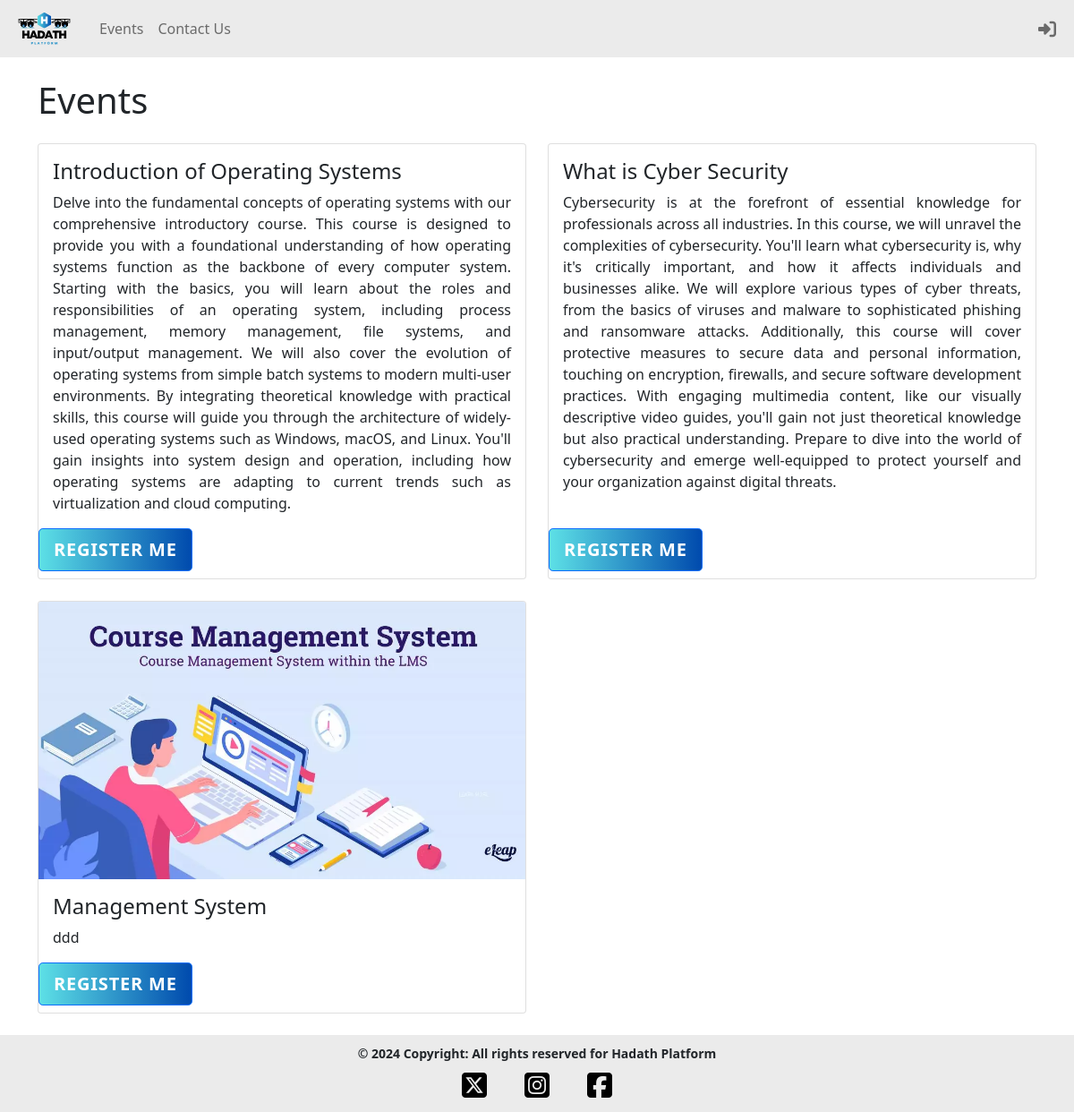
/guestAttendeeEventsPage.php, run on the app's committed database.
### tables this page shows
CREATE TABLE `events` (
  `eventID` int(10) NOT NULL,
  `title` varchar(255) NOT NULL,
  `eventType` enum('ACD','ART','AWC','CHE','COM','CFS','ENT','EXB','HOL','NET','SEM','SHO','WRK') NOT NULL,
  `date` date NOT NULL,
  `time` time NOT NULL,
  `location` varchar(255) NOT NULL,
  `description` varchar(4000) DEFAULT NULL,
  `organizerID` int(10) NOT NULL,
  `capacity` int(10) DEFAULT NULL,
  `numberOfRegistered` int(10) DEFAULT NULL,
  `registrationDeadline` datetime NOT NULL,
  `eventImage` varchar(255) DEFAULT NULL
);

### guestAttendeeEventsPage.php (the view, shortened to what this page needs)
<!DOCTYPE html>
<html lang="en">
<head>
    <?php
    include_once 'include/metaData.php';
    ?>
</head>
<body>
    <?php
    include_once 'include/navigationBar.php';
    ?>
    <div class="container">
        <h1 class="my-4">Events</h1>
        <?php
        require_once 'include/connection.php';
        $sql = "SELECT * FROM events";
        $result = $conn->query($sql);
        if ($result->num_rows > 0) {
            echo '<div class="row">';
            $counter = 0;
            while ($row = $result->fetch_assoc()) {
                ?>
                <div class="col-6 mb-4">
                    <div class="card h-100">
                        <img class="card-img-top" src="<?php echo $row['eventImage']; ?>"
                            alt="">
                        <div class="card-body">
                            <h4 class="card-title">
                                <?php echo htmlspecialchars($row["title"], ENT_QUOTES, 'UTF-8'); ?>
                            </h4>
                            <p class="card-text" style="text-align: justify;">
                                <?php echo htmlspecialchars($row["description"], ENT_QUOTES, 'UTF-8'); ?>
                            </p>
                        </div>
                        <?php
                        if (isset($_SESSION['attendeeID'])) { ?>
                            <form action="functions/registerInEvent.php" method="POST">
                                <input type="hidden" name="attendeeID" value="<?php echo $_SESSION['attendeeID'][0]; ?>">
                                <input type="hidden" name="eventID" value="<?php echo $row['eventID']; ?>">
                            <?php } else { ?>
                                <form action="guestLoginPage.php">
                                <?php }
                        ?>
                                <button class="btn btn-lg btn-primary btn-login text-uppercase fw-bold mb-2" type="submit"
                                    value="register" id="btn">register me</button>
                            </form>
                    </div>
                </div>
                <?php
                $counter++;
                if ($counter % 2 == 0 && $result->num_rows > $counter) {
                    echo '</div><div class="row">';
                }
            }
            if ($counter % 2 != 0) {
                echo '</div>';
            }
        } else {
            echo "0 results";
        }
        ?>
    </div>
    <?php
    include_once 'include/footer.php';
    ?>
</body>
</html>

### include/metaData.php (shortened to what this page needs)
<link rel="stylesheet" href="styles.css" />
<link href="https://cdn.jsdelivr.net/npm/bootstrap@5.0.2/dist/css/bootstrap.min.css" rel="stylesheet"
 />

### include/navigationBar.php (shortened to what this page needs)
<nav class="navbar navbar-expand-lg navbar-light" style="background-color: #ebebeb">
    <div class="container-fluid">
        <a class="navbar-brand" href="index.php"><img src="assets\logo.svg" alt="" width="75" /></a>
        <div class="collapse navbar-collapse" id="navbarSupportedContent">
            <ul class="navbar-nav me-auto mb-2 mb-lg-0">
                <?php if (empty($_SESSION['organizerID'])) { ?>
                    <li class="nav-item">
                        <a class="nav-link" href="guestAttendeeEventsPage.php">Events</a>
                    </li>
                <?php }
                    ?>
                <li class="nav-item">
                    <a class="nav-link" href="allContactUsPage.php">Contact Us</a>
                </li>
            </ul>
            <ul class="navbar-nav">
                <?php
                if (empty($_SESSION['organizerID']) == false || empty($_SESSION['attendeeID']) == false) {
                    ?>
                    <li class="nav-item">
                        <a class="nav-link" title="Click here to see your profile"
                            href="attendeeOrganizerUpdateProfilePage.php">
                            <span><i class="fa-solid fa-user"></i></span>
                        </a>
                    </li>
                    <li class="nav-item">
                        <a class="nav-link" href="functions/signOut.php" title="Click here to sign out">
                            <span><i class="fa-solid fa-right-from-bracket fa-lg"></i></i></span>
                        </a>
                    </li>
                    <?php
                } else {
                    ?>
                    <li class="nav-item">
                        <a class="nav-link" href="guestLoginPage.php" title="Click here to login">
                            <span><i class="fa-solid fa-right-to-bracket fa-lg"></i></span>
                        </a>
                    </li>
                    <?php
                }
                ?>
            </ul>
        </div>
    </div>
</nav>

### include/footer.php
<footer class="text-center text-black"
    style="background-color: #ebebeb; display: flex; flex-direction: column; align-items: center; padding: 10px;">
    <div style="font-size: 14px;"><b>© 2024 Copyright: All rights reserved for Hadath Platform</b></div>
    <div style="display: flex; gap: 10px; margin-top: 5px;">
        <a class="nav-link" href="https://twitter.com/iau_ccsit" target="_blank" rel="noopener noreferrer">
            <span><i class="fa-brands fa-square-x-twitter fa-2xl" style="color: #000000;"></i></span>
        </a>
        <a class="nav-link" href="https://www.instagram.com/iau_ccsit" target="_blank" rel="noopener noreferrer">
            <span><i class="fa-brands fa-square-instagram fa-2xl" style="color: #000000;"></i></span>
        </a>
        <a class="nav-link" href="https://www.facebook.com/Imam.Abdulrahman.Bin.Faisal.University/" target="_blank"
            rel="noopener noreferrer">
            <span><i class="fa-brands fa-square-facebook fa-2xl" style="color: #000000;"></i></span>
        </a>
    </div>
</footer>

### styles.css (style rules this page uses)
.btn-login { font-size: 0.9rem; letter-spacing: 0.05rem; padding: 0.75rem 1rem; background-image: linear-gradient(to right, #5de0e6, #004aad); border: none; color: white; transition: background-image 0.3s ease-in-out; }
* { margin: 0; padding: 0; box-sizing: border-box; }

### data on the page
events: title "Introduction of Operating Systems", description "Delve into the fundamental concepts of operating systems with our comprehensive introductory course. This course is designed to provide you with a foundational understanding of how operating systems function as the backbone of every computer system. Starting with the basics, you will learn about the roles and responsibilities of an operating system, including process management, memory management, file systems, and input/output management. We will also cover the evolution of operating systems from simple batch systems to modern multi-user environments. By integrating theoretical knowledge with practical skills, this course will guide you through the architecture of widely-used operating…"
events: title "What is Cyber Security", description "Cybersecurity is at the forefront of essential knowledge for professionals across all industries. In this course, we will unravel the complexities of cybersecurity. You'll learn what cybersecurity is, why it's critically important, and how it affects individuals and businesses alike. We will explore various types of cyber threats, from the basics of viruses and malware to sophisticated phishing and ransomware attacks. Additionally, this course will cover protective measures to secure data and personal information, touching on encryption, firewalls, and secure software development practices. With engaging multimedia content, like our visually descriptive video guides, you'll gain not just…"
events: eventImage (picture), title "Management System", description "ddd"
